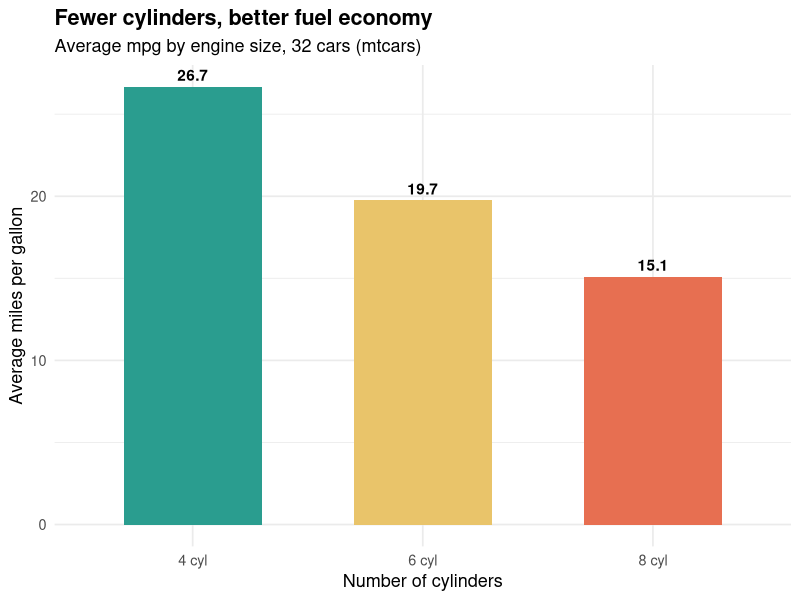
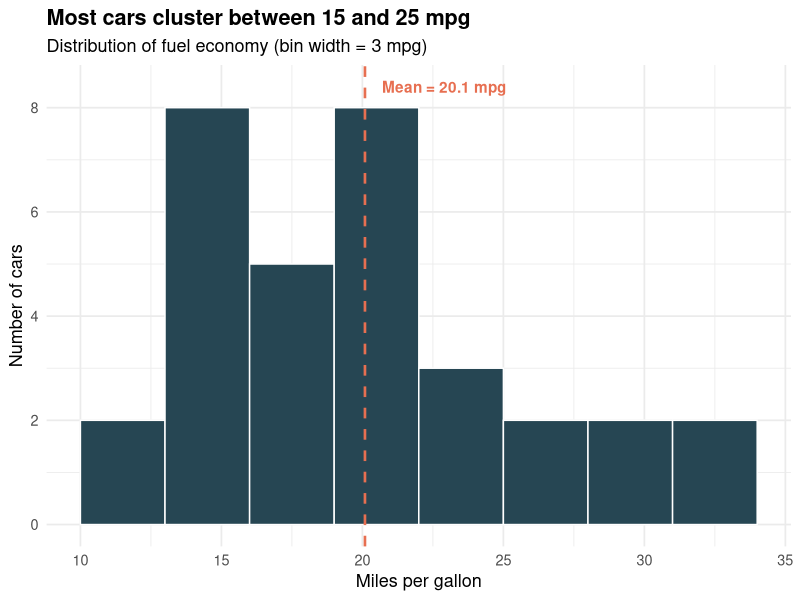
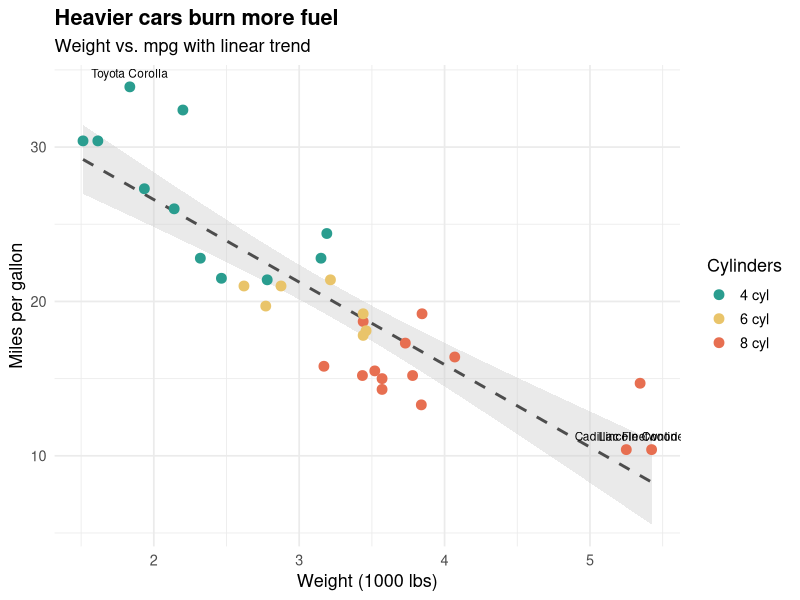
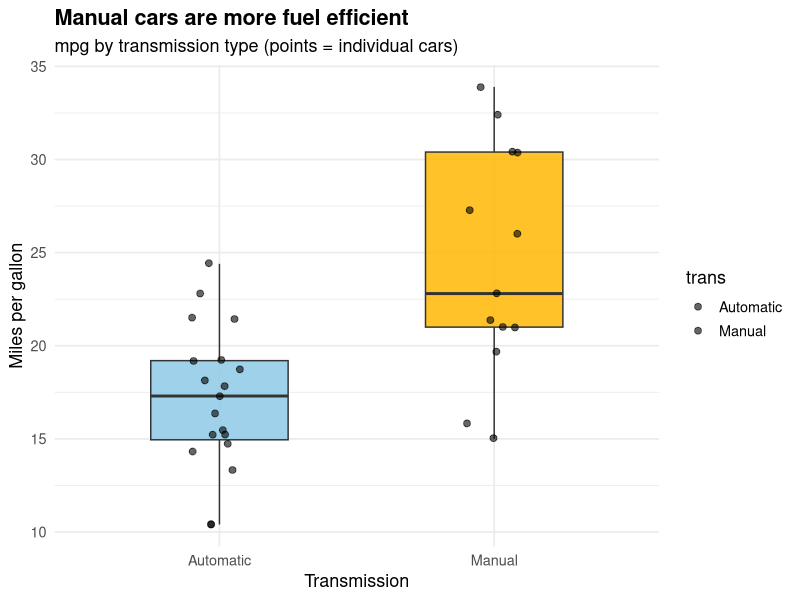
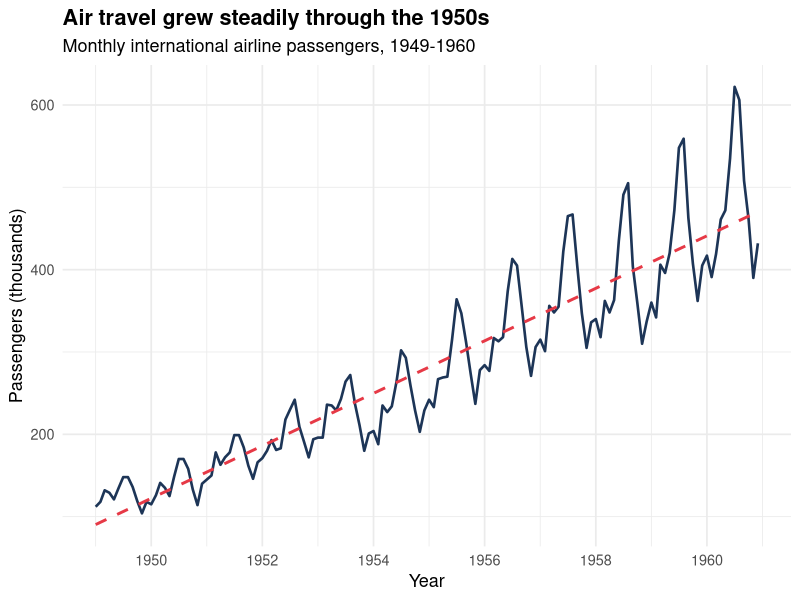
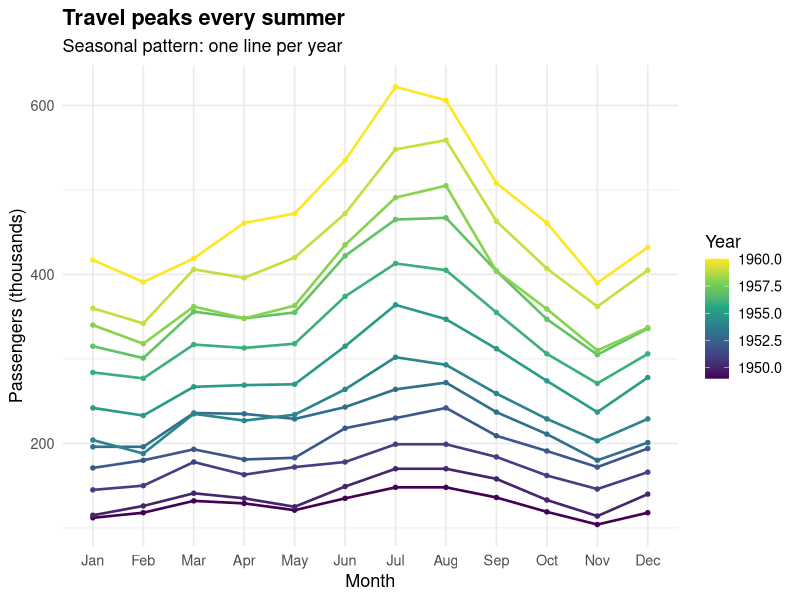
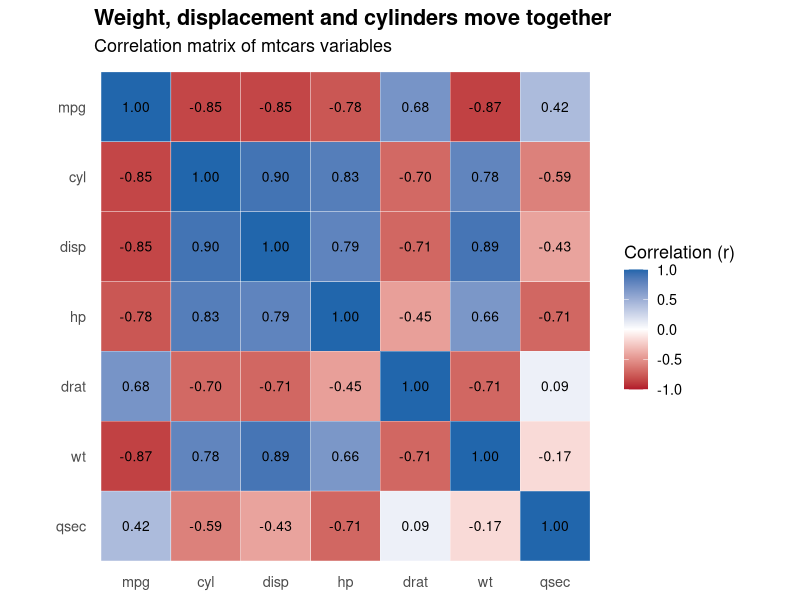
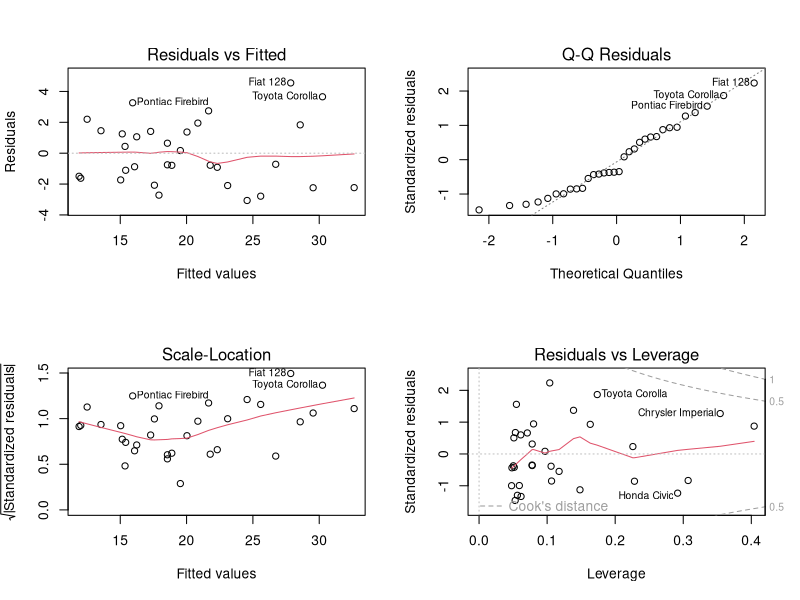

Here is the R script that generated these plots, in order:
# Final analysis script: data preparation, visualization, statistics and modelling
# Run top to bottom. Sections are separated by '# ----' markers.

# ---- setup
# Install once if needed:
# install.packages(c("ggplot2", "dplyr", "car", "lmtest"))
library(ggplot2)
library(dplyr)
library(car)      # vif()
library(lmtest)   # bptest()

data(mtcars)          # Dataset 1: 32 cars, 11 variables
data(AirPassengers)   # Dataset 2: monthly airline passengers, 1949-1960

# ---- clean
# 1. Structure and data types
str(mtcars)
class(AirPassengers)

# 2. Missing values and duplicate rows
colSums(is.na(mtcars))
sum(is.na(AirPassengers))
sum(duplicated(mtcars))

# 3. Plausibility checks: ranges and allowed values
sapply(mtcars[, c("mpg", "wt", "hp", "qsec")], range)
table(mtcars$cyl)
all(mtcars$am %in% c(0, 1))

# 4. Outlier screen with the 1.5 x IQR rule (flag, then decide)
flag_outliers <- function(x, names) {
  q   <- quantile(x, c(0.25, 0.75))
  iqr <- diff(q)
  names[x < q[1] - 1.5 * iqr | x > q[2] + 1.5 * iqr]
}
lapply(mtcars[, c("mpg", "hp", "wt", "qsec")], flag_outliers,
       names = rownames(mtcars))

# 5. Is the time series complete (144 months, no gaps)?
length(AirPassengers)
frequency(AirPassengers)
start(AirPassengers)
end(AirPassengers)
any(diff(as.numeric(time(AirPassengers))) > 1/12 + 1e-8)

# 6. Recoding: readable labels, car names as a column, time series -> data frame
cars <- mtcars %>%
  mutate(
    car     = rownames(mtcars),
    cyl_f   = factor(cyl),                                   # for tests and models
    cyl_lab = factor(cyl, levels = c(4, 6, 8),
                     labels = c("4 cyl", "6 cyl", "8 cyl")), # for chart labels
    trans   = factor(am, levels = c(0, 1), labels = c("Automatic", "Manual"))
  )

ap <- data.frame(
  date       = seq(as.Date("1949-01-01"), by = "month", length.out = 144),
  passengers = as.numeric(AirPassengers)
)
ap$year  <- as.integer(format(ap$date, "%Y"))
ap$month <- factor(format(ap$date, "%b"), levels = month.abb)

pal_cyl <- c("4 cyl" = "#2A9D8F", "6 cyl" = "#E9C46A", "8 cyl" = "#E76F51")

# ---- w2_explore
summary(cars$mpg)
sd(cars$mpg)
table(cars$cyl_lab)
summary(ap$passengers)

# ---- w2_p1
avg_mpg <- cars %>%
  group_by(cyl_lab) %>%
  summarise(mean_mpg = mean(mpg), n = n())

p1 <- ggplot(avg_mpg, aes(x = cyl_lab, y = mean_mpg, fill = cyl_lab)) +
  geom_col(width = 0.6, show.legend = FALSE) +
  geom_text(aes(label = round(mean_mpg, 1)), vjust = -0.5, fontface = "bold") +
  scale_fill_manual(values = pal_cyl) +
  labs(title    = "Fewer cylinders, better fuel economy",
       subtitle = "Average mpg by engine size, 32 cars (mtcars)",
       x = "Number of cylinders", y = "Average miles per gallon") +
  theme_minimal(base_size = 13) +
  theme(plot.title = element_text(face = "bold"))

ggsave("p1_bar.png", p1, width = 8, height = 5, dpi = 300)

# ---- w2_p2
p2 <- ggplot(cars, aes(x = mpg)) +
  geom_histogram(binwidth = 3, boundary = 10, closed = "left",
                 fill = "#264653", color = "white") +
  geom_vline(xintercept = mean(cars$mpg), linetype = "dashed",
             color = "#E76F51", linewidth = 0.9) +
  annotate("text", x = mean(cars$mpg) + 0.6, y = 8.4, hjust = 0,
           label = paste0("Mean = ", round(mean(cars$mpg), 1), " mpg"),
           color = "#E76F51", fontface = "bold") +
  labs(title    = "Most cars cluster between 15 and 25 mpg",
       subtitle = "Distribution of fuel economy (bin width = 3 mpg)",
       x = "Miles per gallon", y = "Number of cars") +
  theme_minimal(base_size = 13) +
  theme(plot.title = element_text(face = "bold"))

ggsave("p2_hist.png", p2, width = 8, height = 5, dpi = 300)

# ---- w2_p3
fit <- lm(mpg ~ wt, data = cars)
coef(fit)                      # intercept and slope
summary(fit)$r.squared         # R-squared
cor(cars$wt, cars$mpg)         # correlation

label_cars <- c("Cadillac Fleetwood", "Lincoln Continental", "Toyota Corolla")

p3 <- ggplot(cars, aes(x = wt, y = mpg)) +
  geom_smooth(method = "lm", se = TRUE, color = "grey30",
              fill = "grey80", linetype = "dashed") +
  geom_point(aes(color = cyl_lab), size = 3) +
  geom_text(data = subset(cars, car %in% label_cars),
            aes(label = car), size = 3, vjust = -1) +
  scale_color_manual(values = pal_cyl, name = "Cylinders") +
  labs(title    = "Heavier cars burn more fuel",
       subtitle = "Weight vs. mpg with linear trend",
       x = "Weight (1000 lbs)", y = "Miles per gallon") +
  theme_minimal(base_size = 13) +
  theme(plot.title = element_text(face = "bold"))

ggsave("p3_scatter.png", p3, width = 8, height = 5.4, dpi = 300)

# ---- w2_p4
cars %>%
  group_by(trans) %>%
  summarise(n = n(), mean_mpg = mean(mpg), median_mpg = median(mpg),
            mean_wt = mean(wt))

t.test(mpg ~ trans, data = cars)   # Welch two-sample t-test

p4 <- ggplot(cars, aes(x = trans, y = mpg, fill = trans)) +
  geom_boxplot(width = 0.5, alpha = 0.85, outlier.shape = NA,
               show.legend = FALSE) +
  geom_jitter(width = 0.1, alpha = 0.6, size = 2) +
  scale_fill_manual(values = c("Automatic" = "#8ECAE6", "Manual" = "#FFB703")) +
  labs(title    = "Manual cars are more fuel efficient",
       subtitle = "mpg by transmission type (points = individual cars)",
       x = "Transmission", y = "Miles per gallon") +
  theme_minimal(base_size = 13) +
  theme(plot.title = element_text(face = "bold"))

ggsave("p4_box.png", p4, width = 7, height = 5, dpi = 300)

# ---- w2_p5
p5 <- ggplot(ap, aes(x = date, y = passengers)) +
  geom_line(color = "#1D3557", linewidth = 0.9) +
  geom_smooth(method = "lm", se = FALSE, color = "#E63946",
              linetype = "dashed") +
  scale_x_date(date_breaks = "2 years", date_labels = "%Y") +
  labs(title    = "Air travel grew steadily through the 1950s",
       subtitle = "Monthly international airline passengers, 1949-1960",
       x = "Year", y = "Passengers (thousands)") +
  theme_minimal(base_size = 13) +
  theme(plot.title = element_text(face = "bold"))

ggsave("p5_line.png", p5, width = 9, height = 5, dpi = 300)

# ---- w2_p6
p6 <- ggplot(ap, aes(x = month, y = passengers, group = year, color = year)) +
  geom_line(linewidth = 0.9) +
  geom_point(size = 1.2) +
  scale_color_viridis_c(name = "Year") +
  labs(title    = "Travel peaks every summer",
       subtitle = "Seasonal pattern: one line per year",
       x = "Month", y = "Passengers (thousands)") +
  theme_minimal(base_size = 13) +
  theme(plot.title = element_text(face = "bold"))

ggsave("p6_season.png", p6, width = 9, height = 5, dpi = 300)

# Average passengers per calendar month
aggregate(passengers ~ month, data = ap, FUN = mean)

# ---- w2_p7
vars    <- c("mpg", "cyl", "disp", "hp", "drat", "wt", "qsec")
cor_mat <- round(cor(mtcars[, vars]), 2)
cor_df  <- as.data.frame(as.table(cor_mat))
names(cor_df) <- c("Var1", "Var2", "r")

p7 <- ggplot(cor_df, aes(x = Var1, y = Var2, fill = r)) +
  geom_tile(color = "white") +
  geom_text(aes(label = sprintf("%.2f", r)), size = 3.5) +
  scale_fill_gradient2(low = "#B2182B", mid = "white", high = "#2166AC",
                       midpoint = 0, limits = c(-1, 1),
                       name = "Correlation (r)") +
  scale_y_discrete(limits = rev) +
  coord_fixed() +
  labs(title    = "Weight, displacement and cylinders move together",
       subtitle = "Correlation matrix of mtcars variables",
       x = NULL, y = NULL) +
  theme_minimal(base_size = 13) +
  theme(plot.title = element_text(face = "bold"),
        panel.grid = element_blank())

ggsave("p7_heat.png", p7, width = 7.5, height = 6.4, dpi = 300)

# ---- w3_desc
summary(cars[, c("mpg", "wt", "hp", "qsec")])
sapply(cars[, c("mpg", "wt", "hp", "qsec")], sd)

# ---- w3_normality
shapiro.test(cars$mpg)
shapiro.test(cars$wt)
shapiro.test(cars$hp)

# Histogram with normal curve, and Q-Q plot
s1a <- ggplot(cars, aes(x = mpg)) +
  geom_histogram(aes(y = after_stat(density)), binwidth = 3, boundary = 10,
                 closed = "left", fill = "#264653", color = "white") +
  stat_function(fun = dnorm,
                args = list(mean = mean(cars$mpg), sd = sd(cars$mpg)),
                color = "#E76F51", linewidth = 1) +
  labs(x = "Miles per gallon", y = "Density") + theme_minimal(base_size = 13)

s1b <- ggplot(cars, aes(sample = mpg)) +
  stat_qq(color = "#264653") + stat_qq_line(color = "#E76F51") +
  labs(x = "Theoretical normal quantiles", y = "Sample quantiles (mpg)") +
  theme_minimal(base_size = 13)

# ---- w3_corr
num_vars <- c("cyl", "disp", "hp", "drat", "wt", "qsec", "vs", "am", "gear", "carb")
cor_mpg  <- sapply(mtcars[, num_vars], cor, y = mtcars$mpg)
cor_df   <- data.frame(variable = names(cor_mpg), r = cor_mpg) %>%
  mutate(variable = reorder(variable, r))

s2 <- ggplot(cor_df, aes(x = r, y = variable, fill = r > 0)) +
  geom_col(show.legend = FALSE) +
  geom_vline(xintercept = 0) +
  scale_fill_manual(values = c("TRUE" = "#2A9D8F", "FALSE" = "#E76F51")) +
  labs(x = "Pearson correlation with mpg", y = NULL) +
  theme_minimal(base_size = 13)

round(sort(cor_mpg), 2)

# ---- w3_h1
# H0: true correlation between weight and mpg is 0;  H1: it is not 0
cor.test(cars$wt, cars$mpg)                         # Pearson
cor.test(cars$wt, cars$mpg, method = "spearman",    # rank-based check
         exact = FALSE)

# ---- w3_h2
# H0: mean mpg is equal for automatic and manual cars;  H1: it is not
var.test(mpg ~ trans, data = cars)       # equal-variance check
t.test(mpg ~ trans, data = cars)         # Welch t-test (default)
wilcox.test(mpg ~ trans, data = cars,    # non-parametric check
            exact = FALSE)

# ---- w3_h3
# H0: mean mpg is equal across 4, 6 and 8 cylinder cars;  H1: at least one differs
anova_fit <- aov(mpg ~ cyl_f, data = cars)
summary(anova_fit)
TukeyHSD(anova_fit)

# Assumption checks and robust alternatives
leveneTest(mpg ~ cyl_f, data = cars)     # equal variances?
oneway.test(mpg ~ cyl_f, data = cars)    # Welch ANOVA (unequal variances)
kruskal.test(mpg ~ cyl_f, data = cars)   # non-parametric

s3 <- ggplot(cars, aes(x = cyl_f, y = mpg, fill = cyl_f)) +
  geom_boxplot(width = 0.5, alpha = 0.85, outlier.shape = NA, show.legend = FALSE) +
  geom_jitter(width = 0.1, alpha = 0.6) +
  scale_fill_manual(values = c("#2A9D8F", "#E9C46A", "#E76F51")) +
  labs(x = NULL, y = "Miles per gallon") + theme_minimal(base_size = 13)

# ---- w3_cv
# Candidate models, from simple to complex
model_formulas <- list(
  M1 = mpg ~ wt,
  M2 = mpg ~ wt + hp,
  M3 = mpg ~ wt + qsec + am,
  M4 = mpg ~ wt + hp + am,
  M5 = mpg ~ wt * hp,
  M6 = mpg ~ wt + cyl_f,
  M7 = mpg ~ cyl + disp + hp + drat + wt + qsec + am
)

# Fixed (non-random) fold labels 1,2,3,4,5,1,2,... so results are reproducible.
# With folds = 1:n the same function performs leave-one-out cross-validation.
folds <- rep(1:5, length.out = nrow(cars))

cv_predictions <- function(formula, data, folds, inv = identity) {
  pred <- numeric(nrow(data))
  for (k in sort(unique(folds))) {
    fit <- lm(formula, data = data[folds != k, ])          # train on other folds
    pred[folds == k] <- inv(predict(fit, newdata = data[folds == k, ]))
  }
  pred                                                       # out-of-fold predictions
}

rmse <- function(obs, pred) sqrt(mean((obs - pred)^2))
mae  <- function(obs, pred) mean(abs(obs - pred))
r2   <- function(obs, pred) 1 - sum((obs - pred)^2) / sum((obs - mean(obs))^2)

results <- do.call(rbind, lapply(names(model_formulas), function(m) {
  f    <- model_formulas[[m]]
  fit  <- lm(f, data = cars)
  pred <- cv_predictions(f, cars, folds)
  loo  <- cv_predictions(f, cars, seq_len(nrow(cars)))
  data.frame(Model      = m,
             Adj_R2     = summary(fit)$adj.r.squared,
             AIC        = AIC(fit),
             CV5_RMSE   = rmse(cars$mpg, pred),
             LOOCV_RMSE = rmse(cars$mpg, loo))
}))
print(results, row.names = FALSE, digits = 4)

res_long <- data.frame(
  Model = rep(results$Model, 2),
  Type  = rep(c("5-fold CV RMSE", "Leave-one-out RMSE"), each = nrow(results)),
  RMSE  = c(results$CV5_RMSE, results$LOOCV_RMSE))

s4 <- ggplot(res_long, aes(x = Model, y = RMSE, fill = Type)) +
  geom_col(position = "dodge") +
  scale_fill_manual(values = c("#264653", "#E9C46A"), name = NULL) +
  labs(y = "Prediction error, RMSE (mpg)") + theme_minimal(base_size = 13)

# ---- w3_final
final <- lm(mpg ~ wt * hp, data = cars)
summary(final)
confint(final)

# Predict a new car: 3000 lbs and 150 hp
predict(final, newdata = data.frame(wt = 3.0, hp = 150), interval = "prediction")
predict(final, newdata = data.frame(wt = 3.0, hp = 150), interval = "confidence")

# Interaction plot: predicted mpg at three horsepower levels
grid <- expand.grid(wt = seq(1.5, 5.4, length.out = 100),
                    hp = quantile(cars$hp, c(0.10, 0.50, 0.90)))
grid$mpg_hat <- predict(final, newdata = grid)
s7 <- ggplot(grid, aes(x = wt, y = mpg_hat, color = factor(round(hp)))) +
  geom_line(linewidth = 1.2) +
  geom_point(data = cars, aes(x = wt, y = mpg), inherit.aes = FALSE,
             color = "grey60", alpha = 0.7) +
  labs(x = "Weight (1000 lbs)", y = "Predicted mpg", color = "Horsepower") +
  theme_minimal(base_size = 13)

# ---- w3_perf
cv_final <- cv_predictions(model_formulas$M5, cars, folds)
cv_base  <- cv_predictions(model_formulas$M1, cars, folds)
loo_fin  <- cv_predictions(model_formulas$M5, cars, seq_len(nrow(cars)))

perf <- data.frame(
  Model  = c("Baseline mpg ~ wt (5-fold)", "Final mpg ~ wt * hp (5-fold)",
             "Final mpg ~ wt * hp (leave-one-out)"),
  RMSE   = c(rmse(cars$mpg, cv_base), rmse(cars$mpg, cv_final), rmse(cars$mpg, loo_fin)),
  MAE    = c(mae(cars$mpg, cv_base),  mae(cars$mpg, cv_final),  mae(cars$mpg, loo_fin)),
  R2     = c(r2(cars$mpg, cv_base),   r2(cars$mpg, cv_final),   r2(cars$mpg, loo_fin)))
print(perf, row.names = FALSE, digits = 4)

# Largest out-of-fold errors
err <- cars$mpg - cv_final
head(data.frame(car = cars$car, actual = cars$mpg, predicted = cv_final,
                error = err)[order(-abs(err)), ], 4)

s6 <- ggplot(data.frame(pred = cv_final, actual = cars$mpg),
             aes(x = pred, y = actual)) +
  geom_abline(slope = 1, intercept = 0, linetype = "dashed", color = "#E76F51") +
  geom_point(size = 3, color = "#264653") +
  coord_equal(xlim = c(8, 36), ylim = c(8, 36)) +
  labs(x = "Predicted mpg (5-fold cross-validation)", y = "Actual mpg") +
  theme_minimal(base_size = 13)

# ---- w3_diag
png("f5_diag.png", width = 3000, height = 2500, res = 300)
par(mfrow = c(2, 2))
plot(final)                      # residuals vs fitted, Q-Q, scale-location, leverage
par(mfrow = c(1, 1))
dev.off()

shapiro.test(residuals(final))   # are residuals normal?
bptest(final)                    # constant variance? (Breusch-Pagan)
vif(final)                       # multicollinearity

# Centring the predictors removes most of the collinearity
cars$wt_c <- cars$wt - mean(cars$wt)
cars$hp_c <- cars$hp - mean(cars$hp)
final_c   <- lm(mpg ~ wt_c * hp_c, data = cars)
vif(final_c)

# Influential observations
cooks <- cooks.distance(final)
sort(cooks, decreasing = TRUE)[1:5]
names(which(cooks > 4 / nrow(cars)))

# ---- w3_improve
candidates <- list(
  list(name = "mpg ~ wt * hp (final)",   f = mpg ~ wt * hp,          inv = identity),
  list(name = "log(mpg) ~ wt * hp",      f = log(mpg) ~ wt * hp,     inv = exp),
  list(name = "mpg ~ wt * hp + qsec",    f = mpg ~ wt * hp + qsec,   inv = identity),
  list(name = "mpg ~ wt * hp + am",      f = mpg ~ wt * hp + am,     inv = identity),
  list(name = "mpg ~ wt * hp + disp",    f = mpg ~ wt * hp + disp,   inv = identity),
  list(name = "mpg ~ wt * hp + I(wt^2)", f = mpg ~ wt * hp + I(wt^2), inv = identity)
)

improve <- do.call(rbind, lapply(candidates, function(m) {
  data.frame(
    Model      = m$name,
    CV5_RMSE   = rmse(cars$mpg, cv_predictions(m$f, cars, folds, m$inv)),
    LOOCV_RMSE = rmse(cars$mpg, cv_predictions(m$f, cars, seq_len(nrow(cars)), m$inv)))
}))
print(improve, row.names = FALSE, digits = 4)

# ---- save_w3
# Save the Week 3 figures
ggsave("f1a_hist.png", s1a, width = 5, height = 4.5, dpi = 300)
ggsave("f1b_qq.png",   s1b, width = 5, height = 4.5, dpi = 300)
ggsave("f2_corr.png",  s2,  width = 8, height = 5,   dpi = 300)
ggsave("f3_anova.png", s3,  width = 7.5, height = 5, dpi = 300)
ggsave("f4_models.png", s4, width = 9, height = 5,   dpi = 300)
ggsave("f6_pred.png",  s6,  width = 7, height = 6.2, dpi = 300)
ggsave("f7_interaction.png", s7, width = 8, height = 5, dpi = 300)
